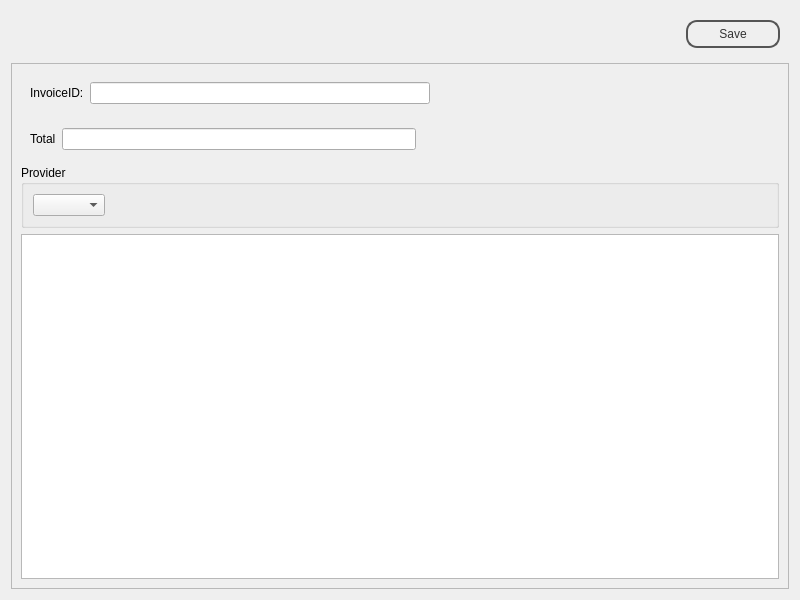
<?xml version="1.0" encoding="UTF-8"?>
<ui version="4.0">
 <class>ProviderInvoiceView</class>
 <widget class="QWidget" name="ProviderInvoiceView">
  <property name="geometry">
   <rect>
    <x>0</x>
    <y>0</y>
    <width>800</width>
    <height>600</height>
   </rect>
  </property>
  <property name="windowTitle">
   <string>Form</string>
  </property>
  <property name="styleSheet">
   <string notr="true">#topFrame {
border: none;
background: qlineargradient(x1: 0, y1: 0, x2: 0, y2: 1,
stop: 0 #a6a6a6, stop: 0.08 #7f7f7f,
stop: 0.39999 #717171, stop: 0.4 #626262,
stop: 0.9 #4c4c4c, stop: 1 #333333);
}

#bottomFrame {
border: none;
background: white;
}

#topFrame QPushButton {
color: #333;
border: 2px solid #555;
border-radius: 11px;
padding: 5px;
background: qradialgradient(cx: 0.3, cy: -0.4,
fx: 0.3, fy: -0.4,
radius: 1.35, stop: 0 #fff, stop: 1 #888);
min-width: 80px;
}

#topFrame QPushButton:hover {
background: qradialgradient(cx: 0.3, cy: -0.4,
fx: 0.3, fy: -0.4,
radius: 1.35, stop: 0 #fff, stop: 1 #bbb);
}

#topFrame QPushButton:pressed {
background: qradialgradient(cx: 0.4, cy: -0.1,
fx: 0.4, fy: -0.1,
radius: 1.35, stop: 0 #fff, stop: 1 #ddd);
}
</string>
  </property>
  <layout class="QVBoxLayout" name="verticalLayout">
   <item>
    <widget class="QFrame" name="topFrame">
     <property name="sizePolicy">
      <sizepolicy hsizetype="Preferred" vsizetype="Fixed">
       <horstretch>0</horstretch>
       <verstretch>0</verstretch>
      </sizepolicy>
     </property>
     <property name="frameShape">
      <enum>QFrame::StyledPanel</enum>
     </property>
     <property name="frameShadow">
      <enum>QFrame::Raised</enum>
     </property>
     <layout class="QHBoxLayout" name="horizontalLayout">
      <item>
       <spacer name="horizontalSpacer">
        <property name="orientation">
         <enum>Qt::Horizontal</enum>
        </property>
        <property name="sizeHint" stdset="0">
         <size>
          <width>548</width>
          <height>20</height>
         </size>
        </property>
       </spacer>
      </item>
      <item>
       <widget class="QPushButton" name="savePushButton">
        <property name="text">
         <string>Save</string>
        </property>
       </widget>
      </item>
     </layout>
    </widget>
   </item>
   <item>
    <widget class="QFrame" name="providerDataFrame">
     <property name="frameShape">
      <enum>QFrame::StyledPanel</enum>
     </property>
     <property name="frameShadow">
      <enum>QFrame::Raised</enum>
     </property>
     <layout class="QVBoxLayout" name="verticalLayout_4">
      <item>
       <widget class="QWidget" name="nameFormWidget" native="true">
        <layout class="QHBoxLayout" name="horizontalLayout_5">
         <item>
          <widget class="QLabel" name="invoiceabel">
           <property name="text">
            <string>InvoiceID:</string>
           </property>
          </widget>
         </item>
         <item>
          <widget class="QLineEdit" name="invoiceLineEdit"/>
         </item>
         <item>
          <spacer name="horizontalSpacer_4">
           <property name="orientation">
            <enum>Qt::Horizontal</enum>
           </property>
           <property name="sizeHint" stdset="0">
            <size>
             <width>332</width>
             <height>20</height>
            </size>
           </property>
          </spacer>
         </item>
        </layout>
       </widget>
      </item>
      <item>
       <widget class="QWidget" name="phoneFormWidget" native="true">
        <layout class="QHBoxLayout" name="horizontalLayout_7">
         <item>
          <widget class="QLabel" name="totalLabel">
           <property name="text">
            <string>Total</string>
           </property>
          </widget>
         </item>
         <item>
          <widget class="QLineEdit" name="totalLineEdit"/>
         </item>
         <item>
          <spacer name="horizontalSpacer_5">
           <property name="orientation">
            <enum>Qt::Horizontal</enum>
           </property>
           <property name="sizeHint" stdset="0">
            <size>
             <width>330</width>
             <height>20</height>
            </size>
           </property>
          </spacer>
         </item>
        </layout>
       </widget>
      </item>
      <item>
       <widget class="QGroupBox" name="providerGroupBox">
        <property name="title">
         <string>Provider</string>
        </property>
        <layout class="QHBoxLayout" name="horizontalLayout_8">
         <item>
          <widget class="QComboBox" name="providerComboBox"/>
         </item>
         <item>
          <spacer name="horizontalSpacer_7">
           <property name="orientation">
            <enum>Qt::Horizontal</enum>
           </property>
           <property name="sizeHint" stdset="0">
            <size>
             <width>662</width>
             <height>20</height>
            </size>
           </property>
          </spacer>
         </item>
        </layout>
       </widget>
      </item>
      <item>
       <widget class="QTableWidget" name="productsTableWidget"/>
      </item>
     </layout>
    </widget>
   </item>
  </layout>
 </widget>
 <resources/>
 <connections/>
</ui>
